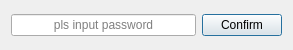
<?xml version="1.0" encoding="UTF-8"?>
<ui version="4.0">
 <class>PwdDialog</class>
 <widget class="QDialog" name="PwdDialog">
  <property name="geometry">
   <rect>
    <x>0</x>
    <y>0</y>
    <width>293</width>
    <height>50</height>
   </rect>
  </property>
  <property name="windowTitle">
   <string>Pls input password</string>
  </property>
  <layout class="QHBoxLayout" name="horizontalLayout">
   <item>
    <widget class="QLineEdit" name="lineEdit_pwd">
     <property name="alignment">
      <set>Qt::AlignCenter</set>
     </property>
     <property name="placeholderText">
      <string>pls input password</string>
     </property>
    </widget>
   </item>
   <item>
    <widget class="QPushButton" name="pushButton_confirm">
     <property name="text">
      <string>Confirm</string>
     </property>
    </widget>
   </item>
  </layout>
 </widget>
 <resources/>
 <connections/>
</ui>
